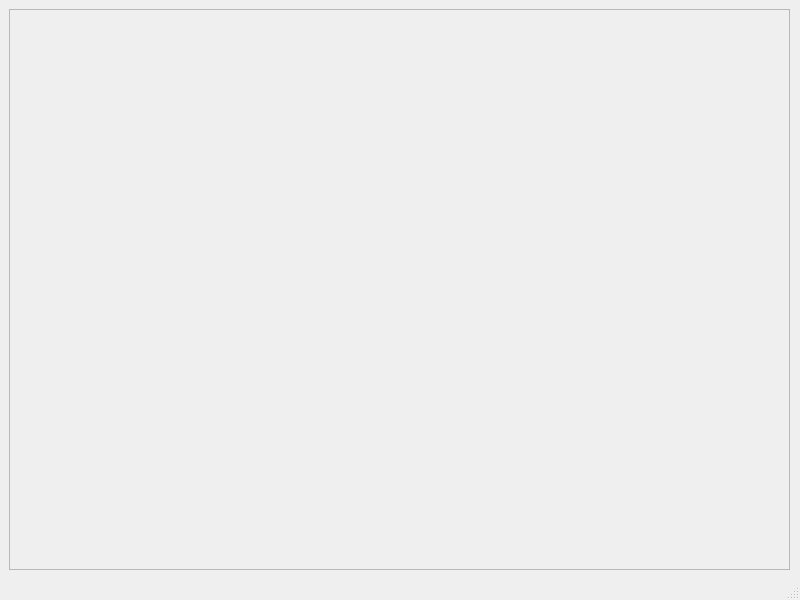
<?xml version="1.0" encoding="UTF-8"?>
<ui version="4.0">
 <class>MainWindow</class>
 <widget class="QMainWindow" name="MainWindow">
  <property name="geometry">
   <rect>
    <x>0</x>
    <y>0</y>
    <width>800</width>
    <height>600</height>
   </rect>
  </property>
  <property name="windowTitle">
   <string>MainWindow</string>
  </property>
  <widget class="QWidget" name="centralwidget">
   <widget class="QScrollArea" name="scrollArea">
    <property name="geometry">
     <rect>
      <x>9</x>
      <y>9</y>
      <width>781</width>
      <height>561</height>
     </rect>
    </property>
    <property name="widgetResizable">
     <bool>true</bool>
    </property>
    <widget class="QWidget" name="scrollAreaWidgetContents">
     <property name="geometry">
      <rect>
       <x>0</x>
       <y>0</y>
       <width>779</width>
       <height>559</height>
      </rect>
     </property>
     <widget class="QWidget" name="horizontalLayoutWidget">
      <property name="geometry">
       <rect>
        <x>9</x>
        <y>9</y>
        <width>761</width>
        <height>531</height>
       </rect>
      </property>
      <layout class="QHBoxLayout" name="horizontalLayout">
       <item>
        <widget class="QWidget" name="widget_2" native="true">
         <widget class="QWidget" name="verticalLayoutWidget">
          <property name="geometry">
           <rect>
            <x>10</x>
            <y>10</y>
            <width>361</width>
            <height>511</height>
           </rect>
          </property>
          <layout class="QVBoxLayout" name="verticalLayout_2"/>
         </widget>
        </widget>
       </item>
       <item>
        <widget class="QWidget" name="widget" native="true">
         <widget class="QWidget" name="verticalLayoutWidget_2">
          <property name="geometry">
           <rect>
            <x>9</x>
            <y>9</y>
            <width>361</width>
            <height>511</height>
           </rect>
          </property>
          <layout class="QVBoxLayout" name="verticalLayout_3"/>
         </widget>
        </widget>
       </item>
      </layout>
     </widget>
    </widget>
   </widget>
  </widget>
  <widget class="QMenuBar" name="menubar">
   <property name="geometry">
    <rect>
     <x>0</x>
     <y>0</y>
     <width>800</width>
     <height>22</height>
    </rect>
   </property>
  </widget>
  <widget class="QStatusBar" name="statusbar"/>
 </widget>
 <resources/>
 <connections/>
</ui>
